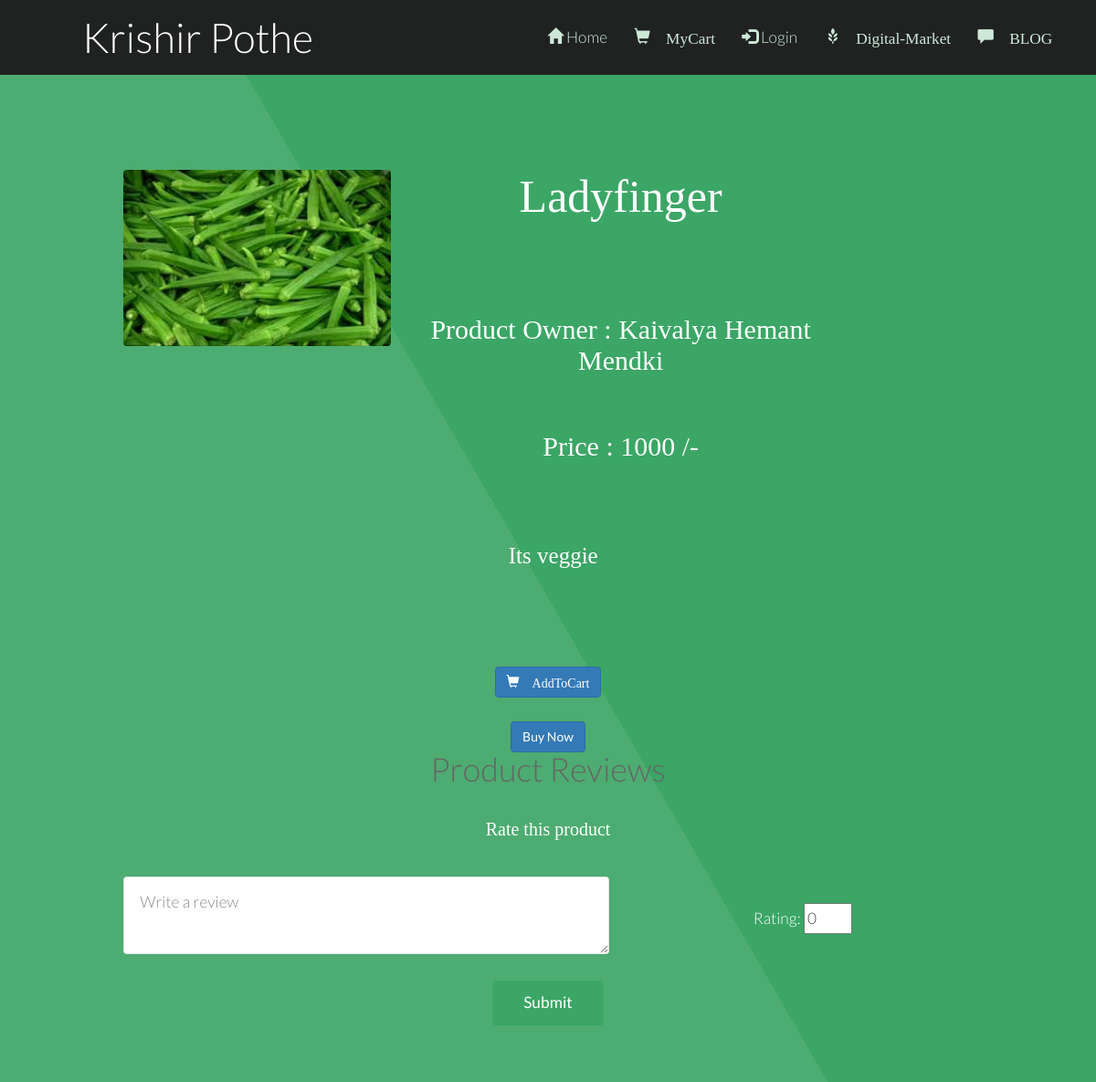
The page /review.php?pid=28 on the database as committed earlier.
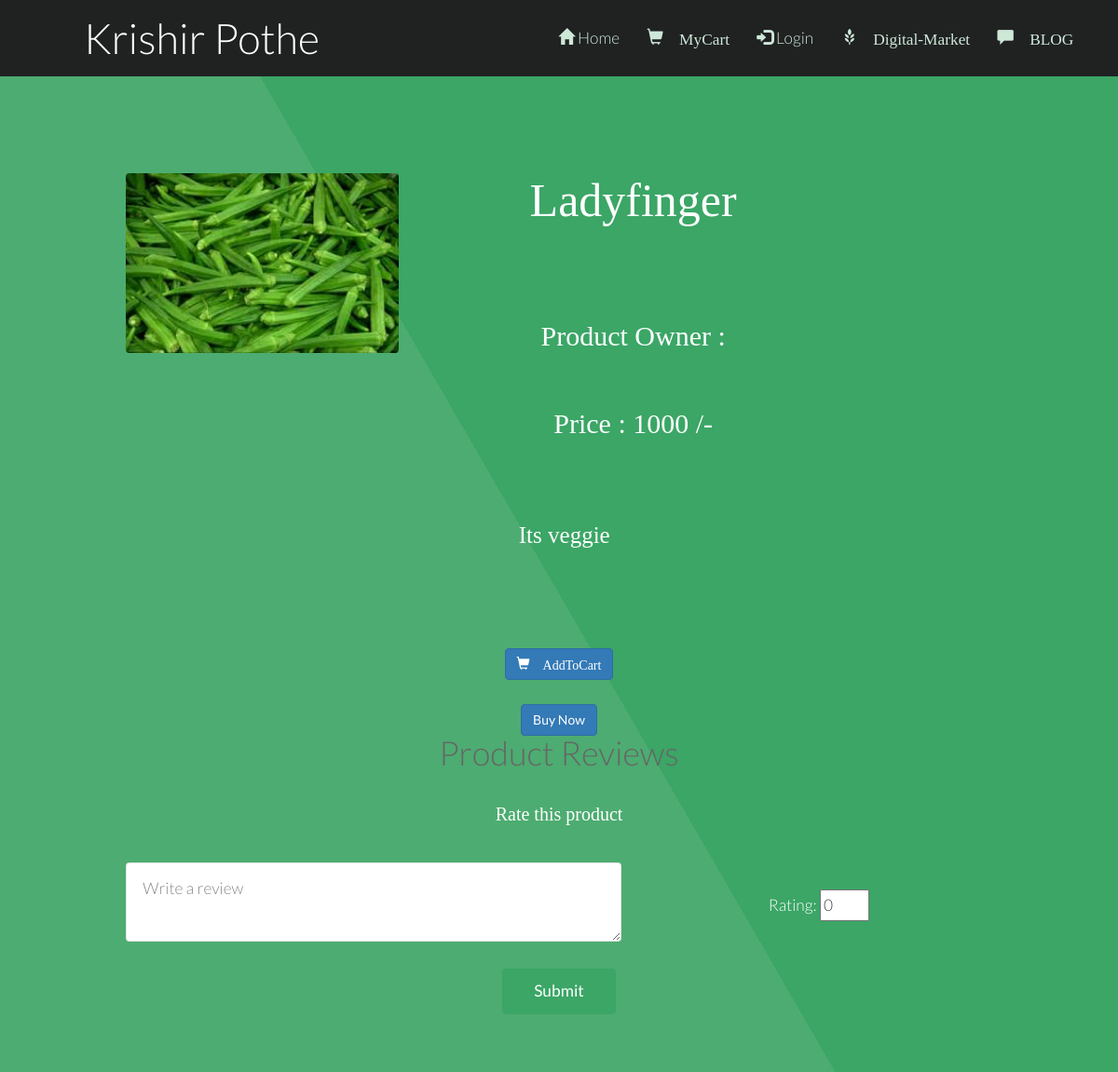
The same page on the database as committed later.
### tables this page shows
CREATE TABLE `fproduct` (
  `fid` int(255) NOT NULL,
  `pid` int(255) NOT NULL,
  `product` varchar(255) NOT NULL,
  `pcat` varchar(255) NOT NULL,
  `pinfo` varchar(255) NOT NULL,
  `price` float NOT NULL,
  `pimage` varchar(255) NOT NULL DEFAULT 'blank.png',
  `picStatus` int(10) NOT NULL DEFAULT 0
);

CREATE TABLE `farmer` (
  `fid` int(255) NOT NULL,
  `fname` varchar(255) NOT NULL,
  `fusername` varchar(255) NOT NULL,
  `fpassword` varchar(255) NOT NULL,
  `fhash` varchar(255) NOT NULL,
  `femail` varchar(255) NOT NULL,
  `fmobile` varchar(255) NOT NULL,
  `faddress` text NOT NULL,
  `factive` int(255) NOT NULL DEFAULT 0,
  `frating` int(11) NOT NULL DEFAULT 0,
  `picExt` varchar(255) NOT NULL DEFAULT 'png',
  `picStatus` int(10) NOT NULL DEFAULT 0
);

### review.php (the view, shortened to what this page needs)
<?php
	require 'db.php';
	$pid = $_GET['pid'];
?>
<!DOCTYPE html>
<html>
<head>
		<link href="bootstrap\css\bootstrap.min.css" rel="stylesheet">
		<link rel="stylesheet" href="Blog/commentBox.css" />
</head>
<body>
				<?php
					require 'menu.php';
					$sql="SELECT * FROM fproduct WHERE pid = '$pid'";
					$result = mysqli_query($conn, $sql);
					$row = mysqli_fetch_assoc($result);
					$fid = $row['fid'];
					$sql = "SELECT * FROM farmer WHERE fid = '$fid'";
					$result = mysqli_query($conn, $sql);
					$frow = mysqli_fetch_assoc($result);
					$picDestination = "images/productImages/".$row['pimage'];
					?>
				<section id="main" class="wrapper style1 align-center">
						<div class="container">
							<div class="row">
								<div class="col-sm-4">
									<img class="image fit" src="<?php echo $picDestination.'';?>" alt="" />
								</div>
								<div class="col-12 col-sm-6">
									<p style="font: 50px Times new roman;"><?= $row['product']; ?></p>
									<p style="font: 30px Times new roman;">Product Owner : <?= $frow['fname']; ?></p>
									<p style="font: 30px Times new roman;">Price : <?= $row['price'].' /-'; ?></p>
								</div>
							</div><br />
							<div class="row">
								<div class="col-12 col-sm-12" style="font: 25px Times new roman;">
									<?= $row['pinfo']; ?>
								</div>
							</div>
						</div>
						<br /><br />
						<div class="12u$">
                            <center>
                                <div class="row uniform">
                                    <div class="6u 12u$(large)">
                                        <a href="myCart.php?flag=1&pid=<?= $pid; ?>" class="btn btn-primary" style="text-decoration: none;"><span class="glyphicon glyphicon-shopping-cart"> AddToCart</a>
                                    </div>
                                    <div class="6u 12u$(large)">
                                        <a href="buyNow.php?pid=<?= $pid; ?>" class="btn btn-primary" style="text-decoration: none;">Buy Now</a>
                                    </div>
                                </div>
                            </center>
                        </div>
					<div class="container">
						<h1>Product Reviews</h1>
					<div class="row">
						<div class="col-0 col-sm-3"></div>
						<div class="col-12 col-sm-6">
					</div>
				</div>
			</div>
			<div class="container">
				<p style="font: 20px Times new roman; align: left;">Rate this product</p>
				<form method="POST" action="reviewInput.php?pid=<?= $pid; ?>">
					<div class="row">
						<div class="col-sm-7">
							<textarea style="background-color:white;color: black;" cols="5" name="comment" placeholder="Write a review"></textarea>
						</div>
						<div class="col-sm-5">
							<br />
							Rating: <input type="number" min="0" max="10" name="rating" value="0"/>
						</div>
					</div>
					<div class="row">
						<div class="col-sm-12">
							<br />
							<input type="submit" />
						</div>
					</div>
				</form>
			</div>
	</body>
	</html>

### menu.php
<?php
	if(isset($_SESSION['logged_in']) AND $_SESSION['logged_in'] == 1)
	{
		$loginProfile = "My Profile: ". $_SESSION['Username'];
		$logo = "glyphicon glyphicon-user";
		if($_SESSION['Category']!= 1)
		{
			$link = "Login/profile.php";
		}
		else {
				$link = "profileView.php";
		}
	}
	else
	{
		$loginProfile = "Login";
		$link = "index.php";
		$logo = "glyphicon glyphicon-log-in";
	}
?>
<!DOCTYPE html>
			<header id="header">
				<h1><a href="index.php">Krishir Pothe</a></h1>
				<nav id="nav">
					<ul>
						<li><a href="index.php"><span class="glyphicon glyphicon-home"></span> Home</a></li>
						<li><a href="myCart.php"><span class="glyphicon glyphicon-shopping-cart"> MyCart</a></li>
						<li><a href="<?= $link; ?>"><span class="<?php echo $logo; ?>"></span><?php echo" ". $loginProfile; ?></a></li>
						<li><a href="market.php"><span class="glyphicon glyphicon-grain"> Digital-Market</a></li>
						<li><a href="blogView.php"><span class="glyphicon glyphicon-comment"> BLOG</a></li>
					</ul>
				</nav>
			</header>
	</body>
</html>

### css/style.css (style rules this page uses)
body { background: #fff; }
body, input, select, textarea { color: #444; font-family: "Lato", Helvetica, sans-serif; font-size: 15pt; font-weight: 300; line-height: 1.65em; }
a { color: #4dac71; text-decoration: underline; }
p { margin: 0 0 2em 0; }
h1, h2, h3, h4, h5, h6 { color: #666; font-weight: 300; line-height: 1em; margin: 0 0 1em 0; }
h1 a, h2 a, h3 a, h4 a, h5 a, h6 a { color: inherit; text-decoration: none; }
.align-center { text-align: center; }
form { margin: 0 0 2em 0; }
input[type="text"], input[type="password"], input[type="email"], select, textarea { -moz-appearance: none; -webkit-appearance: none; -o-appearance: none; -ms-appearance: none; appearance: none; background: rgba(144, 144, 144, 0.075); border-radius: 4px; border: none; border: solid 1px rgba(144, 144, 144, 0.25); color: inherit; display: block; outline: 0; padding: 0 1em; text-decoration: none; width: 100%; }
textarea { padding: 0.75em 1em; }
.image { border-radius: 4px; border: 0; display: inline-block; position: relative; }
.image.fit { display: block; margin: 0 0 2em 0; width: 100%; }
ul { list-style: disc; margin: 0 0 2em 0; padding-left: 1em; }
ul li { padding-left: 0.5em; }
input[type="submit"], input[type="reset"], input[type="button"], .button { -moz-appearance: none; -webkit-appearance: none; -o-appearance: none; -ms-appearance: none; appearance: none; -moz-transition: background-color 0.2s ease-in-out, color 0.2s ease-in-out; -webkit-transition: background-color 0.2s ease-in-out, color 0.2s ease-in-out; -o-transition: background-color 0.2s ease-in-out, color 0.2s ease-in-out; -ms-transition: background-color 0.2s ease-in-out, color 0.2s ease-in-out; transition: background-color 0.2s ease-in-out, color 0.2s ease-in-out; background-color: #3ba666; border-radius: 4px; border: 0; color: #ffffff !important; cursor: pointer; display: inline-block; font-weight: 400; height: 2.85em; line-height: 2.8em; padding: 0 2em; text-align: center; text-decoration: none; white-space: nowrap; }
#header { background-color: #202222; color: #ffffff; cursor: default; height: 4.75em; line-height: 4.75em; width: 100%; z-index: 10000; }
#header h1 { color: #ffffff; height: inherit; left: 2.5em; line-height: inherit; margin: 0; padding: 0; position: absolute; top: 0; }
#header h1 a { font-size: 1.25em; }
#header nav { height: inherit; line-height: inherit; position: absolute; right: 2.75em; top: 0; vertical-align: middle; }
#header nav > ul { list-style: none; margin: 0; padding-left: 0; }
#header nav > ul > li { border-radius: 4px; display: inline-block; margin-left: 1.5em; padding-left: 0; }
#header nav > ul > li a { -moz-transition: color 0.2s ease-in-out; -webkit-transition: color 0.2s ease-in-out; -o-transition: color 0.2s ease-in-out; -ms-transition: color 0.2s ease-in-out; transition: color 0.2s ease-in-out; color: #cee8d8; display: inline-block; text-decoration: none; }
#header nav > ul > li:first-child { margin-left: 0; }
.wrapper { padding: 6em 0em 4em; }
.wrapper.style1 { background-color: #3ba666; -moz-background-image: linear-gradient(60deg, #4dac71 50%, #3ba666 50%); -webkit-background-image: linear-gradient(60deg, #4dac71 50%, #3ba666 50%); -o-background-image: linear-gradient(60deg, #4dac71 50%, #3ba666 50%); -ms-background-image: linear-gradient(60deg, #4dac71 50%, #3ba666 50%); background-image: linear-gradient(60deg, #4dac71 50%, #3ba666 50%); color: #ffffff; }

### css/style-xlarge.css (style rules this page uses)
body, input, select, textarea { font-size: 13pt; }

### css/style-large.css (style rules this page uses)
body, input, select, textarea { font-size: 13pt; }

Rows that differ between the two databases and show on the page:
removed farmer: fname "Kaivalya Hemant Mendki"
